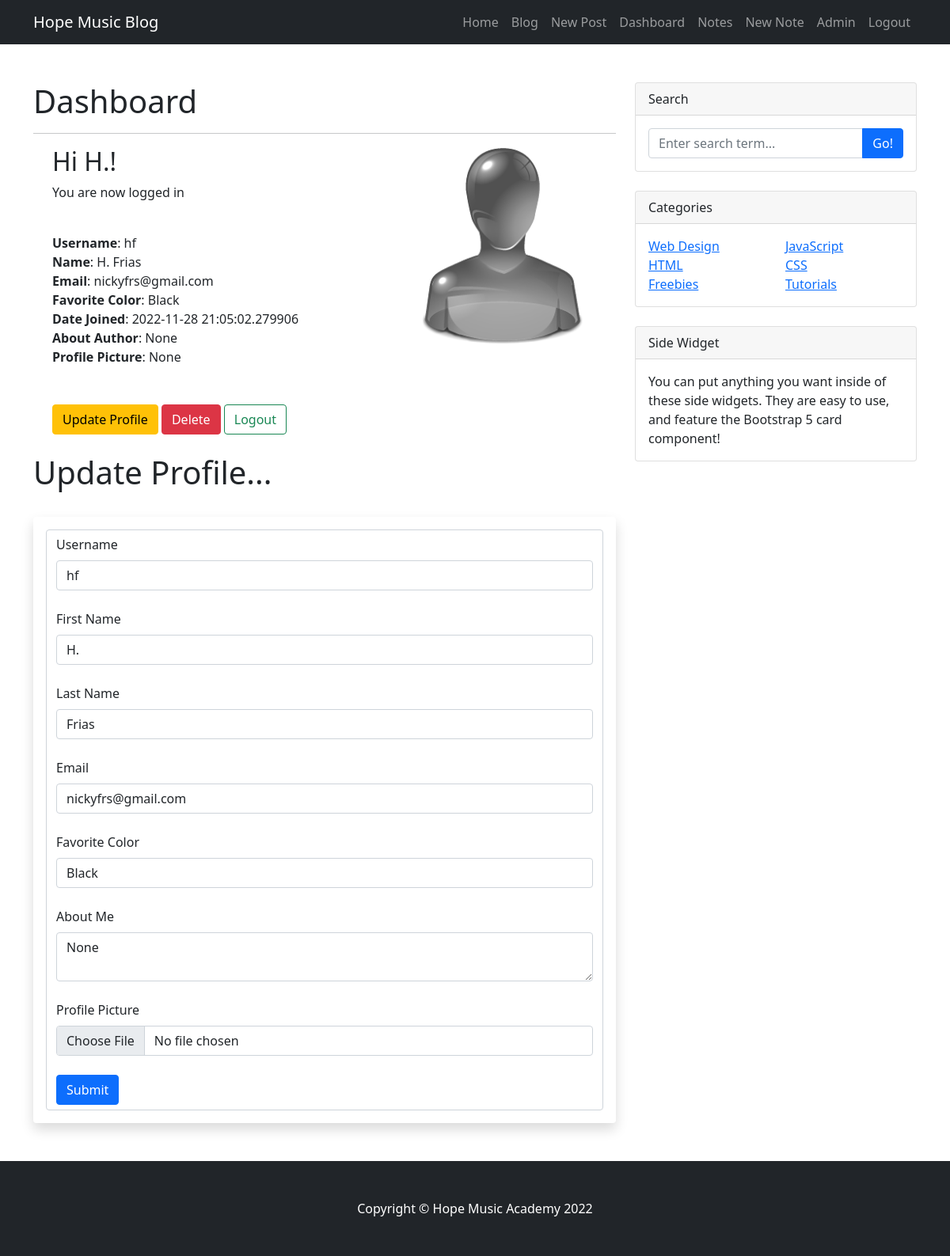
The app's page /dashboard (signed in) with its own data.
### app.py (models this page shows, shortened)
class Users(db.Model, UserMixin):
    id = db.Column(db.Integer, primary_key=True)
    username = db.Column(db.String(255), unique=True, nullable=False)
    first_name = db.Column(db.String(50), nullable=False)
    last_name = db.Column(db.String(50), nullable=False)
    email = db.Column(db.String(100), unique=True, nullable=False)
    favorite_color = db.Column(db.String(120))
    about_author = db.Column(db.Text(), nullable=True)
    data_added = db.Column(db.DateTime, default=datetime.utcnow)
    profile_pic = db.Column(db.String(), nullable=True)
    last_seen = db.Column(db.DateTime, default=datetime.utcnow)
    posts = db.relationship("Posts", backref="blogger")
    comments = db.relationship('Comments', backref="user", passive_deletes=True)
    password_hash = db.Column(db.String(128))
    @property
    def password(self):
        raise AttributeError('Password is not readable attribute')

### app.py (the view)
@app.route("/dashboard", methods=['GET', 'POST'])
@login_required
def dashboard():
    form = UserForm()
    id = current_user.id
    name_to_update = Users.query.get_or_404(id)
    if request.method == 'POST':
        name_to_update.first_name = request.form['first_name']
        name_to_update.last_name = request.form['last_name']
        name_to_update.email = request.form['email']
        name_to_update.favorite_color = request.form['favorite_color']
        name_to_update.about_author = request.form['about_author']
        name_to_update.username = request.form['username']
        if request.files['profile_pic']:
            name_to_update.profile_pic = request.files['profile_pic']
            pic_filename = secure_filename(name_to_update.profile_pic.filename)
            pic_name = str(uuid.uuid1()) + "_" + pic_filename
            saver = request.files['profile_pic']
            name_to_update.profile_pic = pic_name
            try:
                db.session.commit()
                saver.save(os.path.join(app.config['UPLOAD_FOLDER'], pic_name))
                flash('User updated successfully', 'success')
                return render_template(
                    'dashboard.html', form=form,
                    name_to_update=name_to_update)
            except:
                flash('Error... Looks like there was a problem. '
                      'Try again.', 'warning')
                return render_template(
                    'dashboard.html', form=form, name_to_update=name_to_update)
        else:
            db.session.commit()
            flash('User updated successfully', 'success')
            return render_template(
                'dashboard.html', form=form, name_to_update=name_to_update)
    else:
        return render_template(
            'dashboard.html', form=form, name_to_update=name_to_update, id=id)
    return render_template('dashboard.html')

### app.py (shortened to what this page needs)
class UserForm(FlaskForm):
    username = StringField("Username", validators=[DataRequired()])
    first_name = StringField("First Name", validators=[DataRequired()])
    last_name = StringField("Last Name", validators=[DataRequired()])
    email = StringField("Email", validators=[DataRequired(), Email()])
    favorite_color = StringField("Favorite Color")
    about_author = CKEditorField("About Me")
    password_hash = PasswordField(
        'Password', validators=[DataRequired(),
                                EqualTo('password_hash2',
                                        message='Password most match')])
    password_hash2 = PasswordField(
        'Confirm Password', validators=[DataRequired()])
    profile_pic = FileField('Profile Picture')
    submit = SubmitField("Submit")

### app.py (called while the page is built)
@app.before_request
def before_request():
    if current_user.is_authenticated:
        current_user.last_seen = datetime.utcnow()
        db.session.commit()

@login_manager.user_loader  # load users when login
def load_user(user_id):
    return Users.query.get(int(user_id))

### templates/dashboard.html (shortened to what this page needs)
{% extends "base.html" %}
{% block content %}
   <h1>Dashboard</h1>
   <hr>
    <div class="container">
        <div class="row">
            <div class="col-8">
               <h2>Hi {{ current_user.first_name|capitalize }}!</h2>
               <p>You are now logged in</p>
               <br/>
                <strong>Username</strong>: {{ current_user.username }}<br/>
                <strong>Name</strong>: {{ current_user.first_name|capitalize}} {{ current_user.last_name|capitalize}}<br/>
                <strong>Email</strong>: {{ current_user.email }}<br/>
                <strong>Favorite Color</strong>: {{ current_user. favorite_color}}<br/>
                <strong>Date Joined</strong>: {{ current_user.data_added }}<br/>
                <strong>About Author</strong>: {{ current_user.about_author }}<br/>
                <strong>Profile Picture</strong>: {{ current_user.profile_pic }}<br/>
                <br/><br/>
                <a href="{{ url_for('update', id=current_user.id) }}" class="btn btn-warning">Update Profile</a>
                <a href="{{ url_for('delete', id=current_user.id, user_id=current_user.id) }}" class="btn btn-danger">Delete</a>
                <a href="{{ url_for('logout') }}" class="btn btn-outline-success">Logout</a>
                <br/><br/>
            </div>
            <div class="col-4">
                {% if current_user.profile_pic %}
                    <img src="{{ url_for('static', filename='/img/' + current_user.profile_pic) }}"
                     alt="default profile picture" align="right" width="250px">
                {% else %}
                    <img src="{{ url_for('static', filename='/img/default_pic.png') }}"
                     alt="default profile picture" align="right" width="250px">
                {% endif %}
            </div>
        </div>
    </div>
    <h1>Update Profile...</h1>
        <br />
        <div class="shadow p-3 mb-5 bg-body rounded">
            <form action="/dashboard" method="POST" class="form-control" enctype="multipart/form-data">
                {{ form.username.label(class="form-label") }}
                {{ form.username(class="form-control", value=name_to_update.username) }}
                <br />
                {{ form.first_name.label(class="form-label") }}
                {{ form.first_name(class="form-control", value=name_to_update.first_name) }}
                <br />
                {{ form.last_name.label(class="form-label") }}
                {{ form.last_name(class="form-control", value=name_to_update.last_name) }}
                <br />
                {{ form.email.label(class="form-label") }}
                {{ form.email(class="form-control", value=name_to_update.email) }}
                <br />
                {{ form.favorite_color.label(class="form-label") }}
                {{ form.favorite_color(class="form-control", value=name_to_update.favorite_color) }}
                <br />
                {{ form.about_author.label(class="form-label") }}
                <textarea name="about_author" class="form-control">{{ name_to_update.about_author }}</textarea>
                <br />
                {{ form.profile_pic.label(class="form-label") }}
                {{ form.profile_pic(class="form-control", value=name_to_update.profile_pic) }}
                <br />
                {{ form.submit(class="btn btn-primary") }}
            </form>
        </div>
{% endblock content %}

### records on screen
Users: first_name "H.", username "hf", last_name "Frias", email "nickyfrs@gmail.com", favorite_color "Black", data_added "2022-11-28 21:05:02.279906", about_author "None", profile_pic "None"
